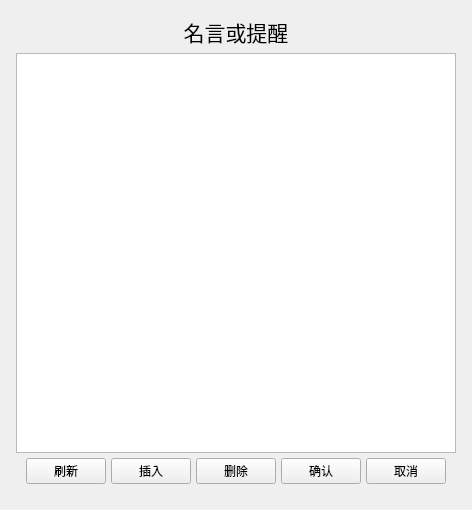
    <widget class="QWidget" name="pageDay">
     <layout class="QVBoxLayout" name="verticalLayout_4">
      <item>
       <layout class="QVBoxLayout" name="pageDayLayput">
        <property name="spacing">
         <number>5</number>
        </property>
        <property name="leftMargin">
         <number>5</number>
        </property>
        <property name="topMargin">
         <number>5</number>
        </property>
        <property name="rightMargin">
         <number>5</number>
        </property>
        <property name="bottomMargin">
         <number>5</number>
        </property>
        <item>
         <widget class="QLabel" name="dayMessageLabel">
          <property name="sizePolicy">
           <sizepolicy hsizetype="Preferred" vsizetype="Preferred">
            <horstretch>0</horstretch>
            <verstretch>0</verstretch>
           </sizepolicy>
          </property>
          <property name="minimumSize">
           <size>
            <width>0</width>
            <height>0</height>
           </size>
          </property>
          <property name="maximumSize">
           <size>
            <width>16777215</width>
            <height>40</height>
           </size>
          </property>
          <property name="font">
           <font>
            <pointsize>16</pointsize>
           </font>
          </property>
          <property name="text">
           <string>名言或提醒</string>
          </property>
          <property name="alignment">
           <set>Qt::AlignmentFlag::AlignCenter</set>
          </property>
         </widget>
        </item>
        <item>
         <widget class="QTableView" name="dayTableView">
          <property name="sizePolicy">
           <sizepolicy hsizetype="Expanding" vsizetype="Preferred">
            <horstretch>0</horstretch>
            <verstretch>0</verstretch>
           </sizepolicy>
          </property>
          <property name="minimumSize">
           <size>
            <width>0</width>
            <height>400</height>
           </size>
          </property>
         </widget>
        </item>
        <item>
         <layout class="QHBoxLayout" name="dayButtonHorizontalLayout">
          <property name="leftMargin">
           <number>10</number>
          </property>
          <property name="topMargin">
           <number>0</number>
          </property>
          <property name="rightMargin">
           <number>10</number>
          </property>
          <property name="bottomMargin">
           <number>10</number>
          </property>
          <item>
           <widget class="QPushButton" name="dayRefreshButton">
            <property name="text">
             <string>刷新</string>
            </property>
           </widget>
          </item>
          <item>
           <widget class="QPushButton" name="dayInsertButton">
            <property name="text">
             <string>插入</string>
            </property>
           </widget>
          </item>
          <item>
           <widget class="QPushButton" name="dayDeleteButton">
            <property name="text">
             <string>删除</string>
            </property>
           </widget>
          </item>
          <item>
           <widget class="QPushButton" name="dayCommitButton">
            <property name="text">
             <string>确认</string>
            </property>
           </widget>
          </item>
          <item>
           <widget class="QPushButton" name="dayCancelButton">
            <property name="text">
             <string>取消</string>
            </property>
           </widget>
          </item>
         </layout>
        </item>
       </layout>
      </item>
     </layout>
    </widget>
